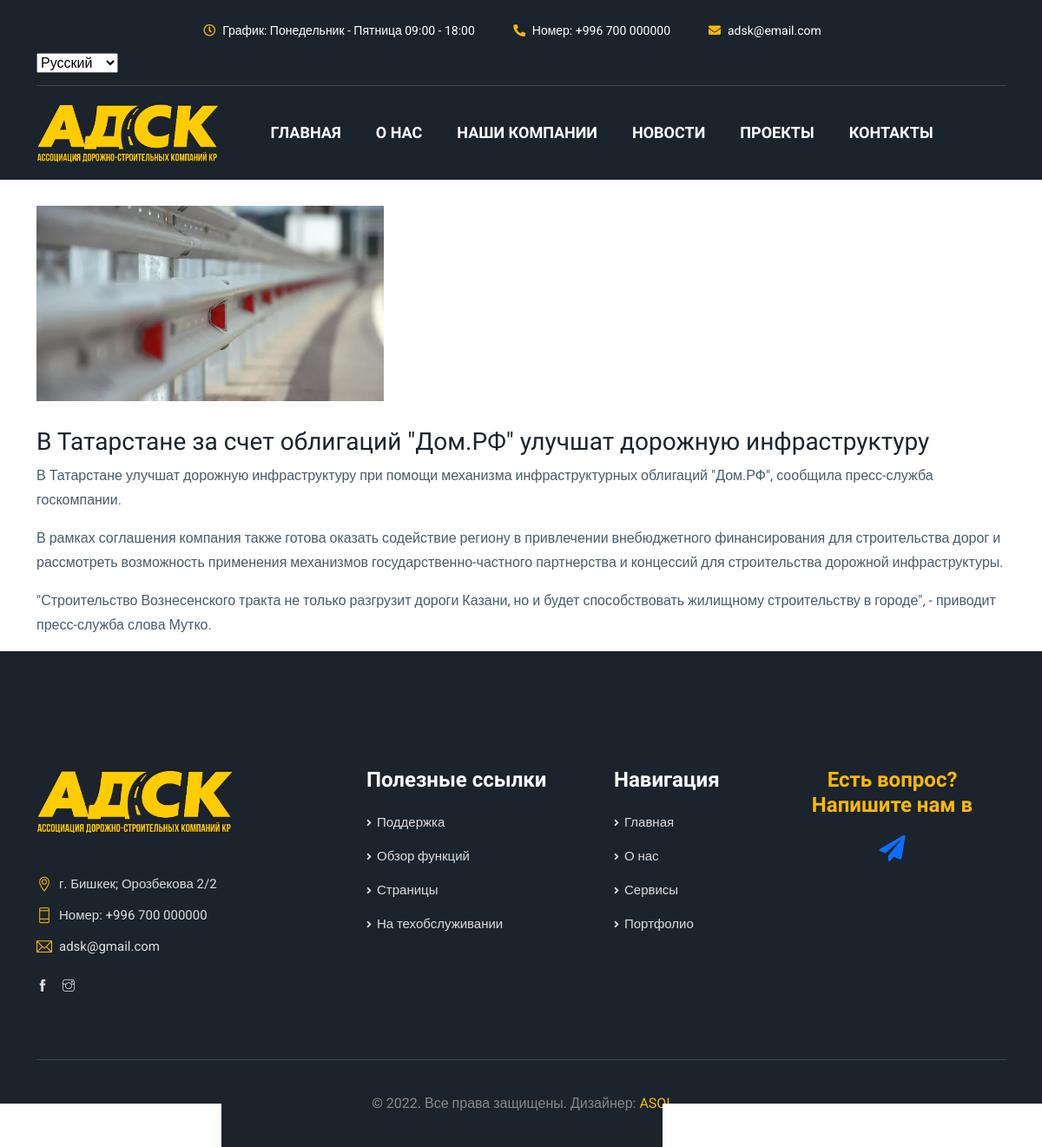
Screenshot of /news/2/ with the database file from the repository.
### first/models.py (models this page shows, shortened)
class News(models.Model):
    title = models.CharField(max_length=200, verbose_name="Новости")
    created_at = models.DateTimeField(auto_now_add=True)
    image = models.ImageField(null=True, blank=True, upload_to="news")

class FullDescription(models.Model):
    news = models.ForeignKey(News, on_delete=models.CASCADE, related_name="news_descriptions")
    text = models.TextField(verbose_name="Текст")

### first/views.py (the view)
# urls.py: path('news/<int:news_id>/', NewsDetail.as_view(), name='news'),
class NewsDetail(DetailView):
    model = News
    template_name = "blog-details.html"
    context_object_name = 'news'
    pk_url_kwarg = 'news_id'
    def get_context_data(self, **kwargs):
        context = super().get_context_data()
        context['texts'] = FullDescription.objects.all()
        return context

### templates/blog-details.html (shortened to what this page needs)
{% extends 'index.html' %}
{% load static %}
{% block page %}
        <div class="blog-details-area pt-100 pb-100">
            <div class="container">
                <div class="blog-details-desc">
                    <div class="article-content">
                        <div class="article-image">
                            <img src="{{news.image.url}}" alt="image">
                        </div>
                        <h3>{{ news.title}}</h3>
                        {% for t in texts %}
                        {% if t.news.id == news.id%}
                        <p>{{ t.text}}</p>
                        {% endif%}
                        {% endfor %}
                    </div>
                </div>
            </div>
        </div>
{% endblock %}

### rows the page displays
News: image (picture), title "В Татарстане за счет облигаций \"Дом.РФ\" улучшат дорожную инфраструктуру"
FullDescription: text "В Татарстане улучшат дорожную инфраструктуру при помощи механизма инфраструктурных облигаций \"Дом.РФ\", сообщила пресс-служба госкомпании."
FullDescription: text "В рамках соглашения компания также готова оказать содействие региону в привлечении внебюджетного финансирования для строительства дорог и рассмотреть возможность применения механизмов государственно-частного партнерства и концессий для строительства дорожной инфраструктуры."
FullDescription: text "\"Строительство Вознесенского тракта не только разгрузит дороги Казани, но и будет способствовать жилищному строительству в городе\", - приводит пресс-служба слова Мутко."

### other values shown
form field language "Русский"
